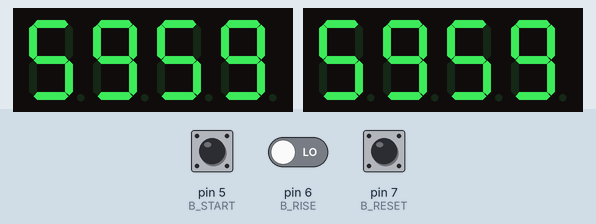
Recording of a sketch running on a simulated Arduino Uno, built with avr-gcc and run on an emulated ATmega328P. Shown: 2 × 4-digit seven-segment display. The inputs (shaded band) are chosen by the test bench; at power-on: pin 6 (B_RISE) LOW, pin 7 (B_RESET) LOW, pin 5 (B_START) LOW.

Above: at 1.2 s.
1.3 s: pin 6 (B_RISE) driven HIGH
At 1.9 s:
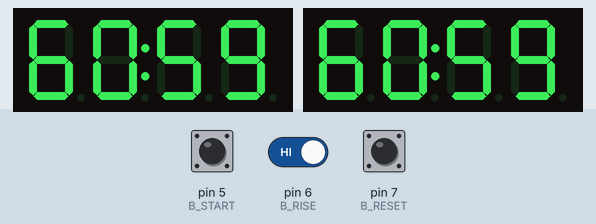
2.8 s: pin 7 (B_RESET) pulled HIGH for 0.15 s
At 3.6 s:
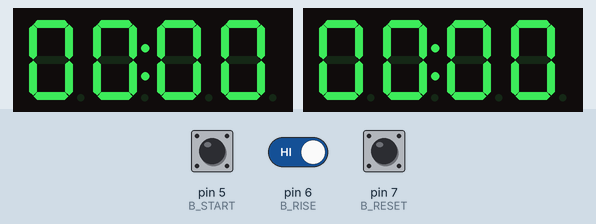
4.4 s: pin 5 (B_START) pulled HIGH for 0.15 s
At 6.67 s:
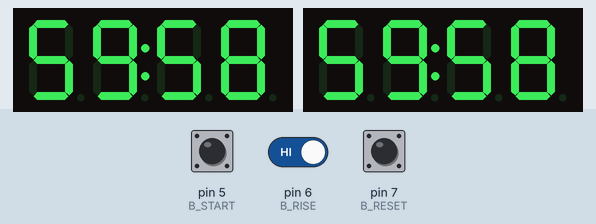
Timing chart, 0 to 8.2 s (numbered marks = the images above; inputs shaded):
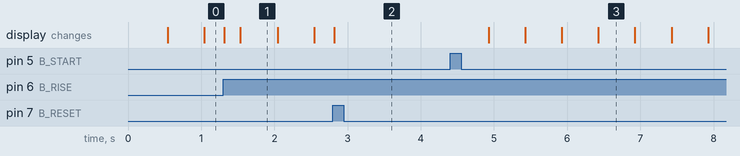

The sketch:

countdown_Timer.ino
```cpp
/********** Countdown timer by Dubina Sergey. Ukraine 2017 ***********/
/*********************************************************************/
#include <TimerOne.h>
#include <Bounce2.h>
#include <util/atomic.h>
#include "TM1637.h"

#define ON  1
#define OFF 0

/* BEGIN PINS */
#define B_START 5
#define B_RISE  6
#define B_RESET 7
#define BUZZER  8
#define CLK1    3
#define DIO1    2
#define CLK2    11
#define DIO2    10
/* END PINS */

#define DEBOUNCETIME 5

/* Debugging on/off */
//#define DEBUG
/********************/


int8_t           TimeDisp[] = {0x00, 0x00, 0x00, 0x00};
int8_t           ClockPoint = 1;
bool             isStart    = false;
bool             firstStart = true;
volatile uint8_t second     = 0;
volatile uint8_t minute     = 60;
volatile uint8_t Update;
int8_t           startButtonPress;
int8_t           riseButtonPress;
int8_t           resetButtonPress;

Bounce debouncer1 = Bounce();       // Антидребезг "Старт\Пауза"
Bounce debouncer2 = Bounce();       // Антидребезг "+1"
Bounce debouncer3 = Bounce();       // Антидребезг "Сброс"
TM1637 tm1637_1(CLK1, DIO1);
TM1637 tm1637_2(CLK2,DIO2);

void setup()
{
    pinMode(B_START, INPUT);
    pinMode(B_RISE, INPUT);
    pinMode(B_RESET, INPUT);

    tm1637_1.set(3);                    // Яркость дисплея
    tm1637_2.set(3);
    tm1637_1.init();
    tm1637_2.init();

#ifdef DEBUG
    Serial.begin(9600);
#endif

    debouncer1.attach(B_START);         //Пин кнопок и интервал для антидребезга
    debouncer1.interval(DEBOUNCETIME);

    debouncer2.attach(B_RISE);
    debouncer2.interval(DEBOUNCETIME);

    debouncer3.attach(B_RESET);
    debouncer3.interval(DEBOUNCETIME);

    Timer1.initialize(500000);          //timing for 500ms
    Timer1.stop();
    Timer1.attachInterrupt(TimingISR);  //declare the interrupt serve routine:TimingISR

    tm1637_1.display(TimeDisp);
    tm1637_2.display(TimeDisp);
}

void loop()
{
    readButtons();

    if (Update == ON)
    {
        TimeUpdate();
        tm1637_1.display(TimeDisp);
        tm1637_2.display(TimeDisp);
    }

    if (minute == 0 && second == 0)
        Timer1.stop();
}

/* Функция вызываемая по прерыванию (подсчет времени, 2 раза по пол секунды) */
void TimingISR(void)
{
    static uint8_t halfsecond = 0;

    Update = ON;

    if (++halfsecond == 2)
    {
        if (second == 0)
        {
            minute --;
            second = 60;
        }

        second --;
        halfsecond = 0;

#ifdef DEBUG
    Serial.print(minute);
    Serial.print(" : ");
    Serial.println(second);
#endif

    }
    ClockPoint = (~ClockPoint) & 0x01;
}

/* Мигаем ":", обновляем массив данных для вывода на дисплей, пищим зуммером если осталось <20сек */
void TimeUpdate(void)
{
    // Мигаем ":" и пищим если осталось 20 секунд
    if (ClockPoint)
    {
        tm1637_1.point(POINT_OFF);
        tm1637_2.point(POINT_OFF);

        if (minute == 0 && second <= 20 && second > 0)
            tone(BUZZER, 1900, 100);
    }

    else
    {
        tm1637_1.point(POINT_ON);
        tm1637_2.point(POINT_ON);
    }

    ATOMIC_BLOCK(ATOMIC_FORCEON)
    {
        TimeDisp[0] = minute / 10;
        TimeDisp[1] = minute % 10;
        TimeDisp[2] = second / 10;
        TimeDisp[3] = second % 10;
        Update = OFF;
    }
}

/* Функция управления кнопкой "Старт\Пауза". Счет или пауза счета при нажатии */
void startFunc (void)
{
    isStart = !isStart;

    if (!isStart)                           // Если разрешен старт стартуем таймер
        Timer1.stop();
    else
        Timer1.start();

    if (firstStart)                         // Если первый старт, то сбрасываем минуты и секунды
    {
        ATOMIC_BLOCK(ATOMIC_FORCEON)
        {
            minute = 60;
            second = 0;
        }
    }

    firstStart = false;                     // Флаг первого старта в false чтобы следующие нажатие не сбросило время в 60:00
}

/* Функция управления кнопкой "СБРОС". Сброс минут и секунд до 0, остановка таймера */
void resetFunc (void)
{
    Timer1.stop();
    // Флаг старта в true, чтобы при нажатии "старт" выставить время в 60:00
    firstStart = true;

    // Присвоим минутам и секундам 0, после чего обновим буффер дисплея и отобразим время
    minute = 0;
    second = 0;

    TimeUpdate();
    tm1637_1.display(TimeDisp);
    tm1637_2.display(TimeDisp);

    // Делаем флаг продолжения счета в false чтобы в функции startFunc инвертировать в true
    isStart = false;

#ifdef DEBUG
    Serial.print(minute);
    Serial.print(" : ");
    Serial.println(second);
    Serial.println(TCCR1B, BIN);
#endif
}

/* Функция управления кнопкой RISE. Увеличение минут на +1 за каждое нажатие */
void riseFunc (void)
{
    if (minute < 99)
    {
        ATOMIC_BLOCK(ATOMIC_FORCEON)
        {
            ++minute;
        }
    }


    // Обновим время
    TimeUpdate();
    tm1637_1.display(TimeDisp);
    tm1637_2.display(TimeDisp);

#ifdef DEBUG
    Serial.print(minute);
    Serial.print(" : ");
    Serial.println(second);
#endif

    firstStart = false;
}

/* Функция обработки нажатия кнопок */
void readButtons (void)
{
    // Обновляем состояния кнопок
    debouncer1.update();
    debouncer2.update();
    debouncer3.update();

    // = 1 если изменение по положительному фронту
    startButtonPress = debouncer1.rose();
    riseButtonPress  = debouncer2.rose();
    resetButtonPress = debouncer3.rose();

    // Если нажата кнопка старт/пауза
    if (startButtonPress == HIGH)
        startFunc();

    // Если нажата кнопка +1
    if (riseButtonPress == HIGH)
        riseFunc();

    // Если нажата кнопка сброс
    if (resetButtonPress == HIGH)
        resetFunc();
}
```

Measured:
- after the input at 4.4 s, the display: first changes after 0.53 s (image 3 shows a later state)
- what the display in image 1 shows lasts 0.5 s, from 1.5 s to 2.0 s
